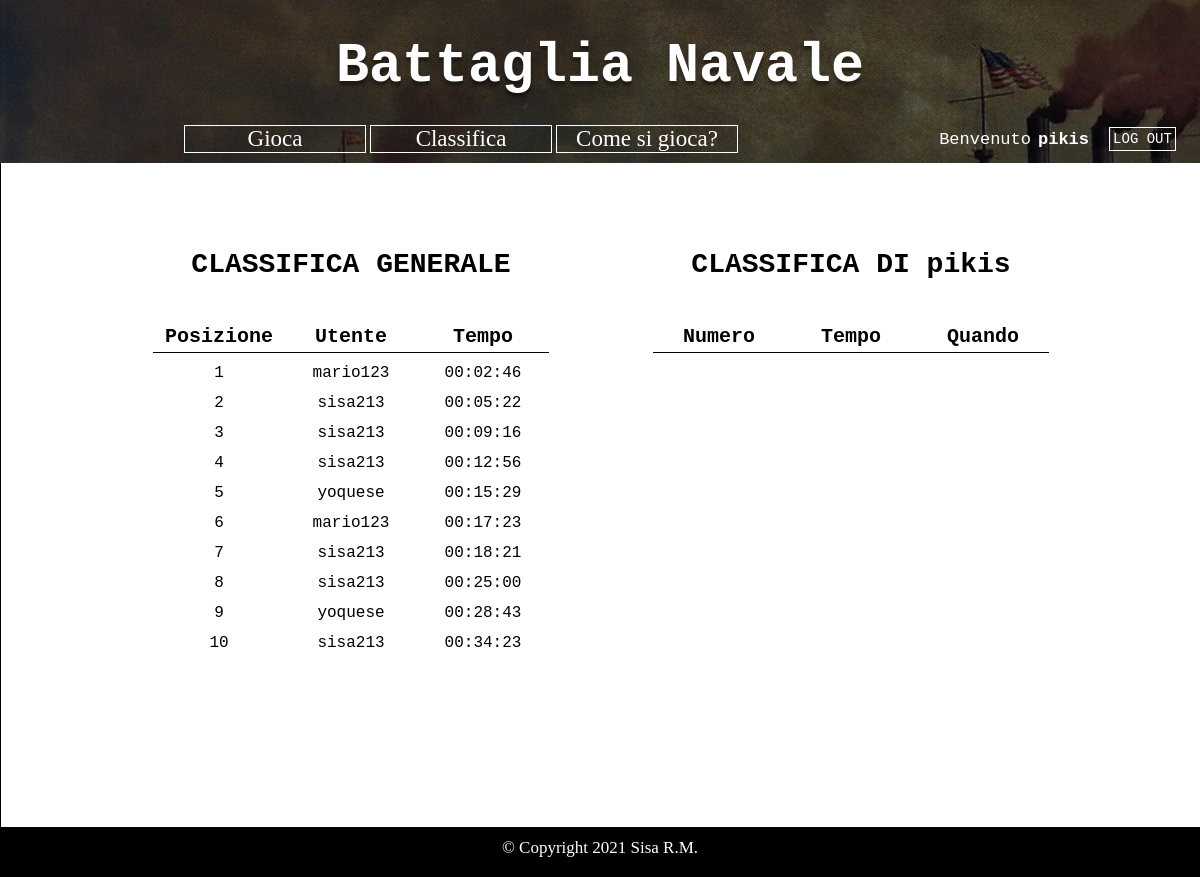
/classifiche.php (signed in), run on the app's committed database.
### tables this page shows
CREATE TABLE IF NOT EXISTS `punteggio` (
`punteggioID` int(11) NOT NULL,
  `utente` varchar(100) NOT NULL,
  `tempo` varchar(100) NOT NULL,
  `timestamp` timestamp NOT NULL DEFAULT CURRENT_TIMESTAMP ON UPDATE CURRENT_TIMESTAMP
);

### php/getScores.php (the view, shortened to what this page needs)
<?php
    $nomeHost = "localhost";
    $nomeUtente = "id19749266_root";
    $password = "fiz/Z6D)f!T+{^\=";
    $nomeDB = "id19749266_battaglianavale";
    $mysqli= new mysqli($nomeHost, $nomeUtente, $password, $nomeDB);
    echo '<div id="generalTable" class="tableCont"><h2>CLASSIFICA GENERALE</h2><table>';
    echo '<tr id="header"><th>Posizione</th><th>Utente</th><th>Tempo</th></tr>';
    $query = "SELECT utente, tempo FROM punteggio ORDER BY tempo ASC LIMIT 10";
    $result = mysqli_query($mysqli,$query);
    $i=1;
    while($row = mysqli_fetch_array($result)){
        echo "<tr><td>" . $i . "</td><td>" . $row['utente'] . "</td><td>" . $row['tempo'] . "</td></tr>";
        $i++;
    }
    echo '</table></div>';
    if ( isset($_SESSION['id']) && isset($_SESSION['name']) ) {
        $user = $_SESSION['name'];
        echo'<div id="userTable" class="tableCont"><h2>CLASSIFICA DI '.$user.'</h2><table>';
        echo '<tr id="header"><th>Numero</th><th>Tempo</th><th>Quando</th></tr>';
        echo '</table></div>';
    }
?>

### styling.css (style rules this page uses)
body { background-image: url("img/santiago-battle.jpg"); text-align: center; margin: 0px 0px 0px 0px; }
#game-display>* { vertical-align: top; }
h2 { font-size: 28px; font-family: 'Courier New', Courier, monospace; margin-bottom: 40px; }
#header { border-bottom: 1px solid black; vertical-align: middle; }
table { border-collapse: collapse; margin-left: auto; margin-right: auto; }
td { font-family: 'Courier New', Courier, monospace; }
th { font-family: 'Courier New', Courier, monospace; width: 130px; font-size:20px; height: 30px; }
tr { height: 30px; vertical-align: bottom; }
.tableCont { display: inline-block; text-align: center; margin-top: 50px; width: 500px; }

### data on the page
punteggio: utente "mario123", tempo "00:02:46"
punteggio: utente "sisa213", tempo "00:05:22"
punteggio: utente "sisa213", tempo "00:09:16"
punteggio: utente "sisa213", tempo "00:12:56"
punteggio: utente "yoquese", tempo "00:15:29"
punteggio: utente "mario123", tempo "00:17:23"
punteggio: utente "sisa213", tempo "00:18:21"
punteggio: utente "sisa213", tempo "00:25:00"
punteggio: utente "yoquese", tempo "00:28:43"
punteggio: utente "sisa213", tempo "00:34:23"

### other printed values
$_SESSION['name'] "pikis"
$user "pikis"
